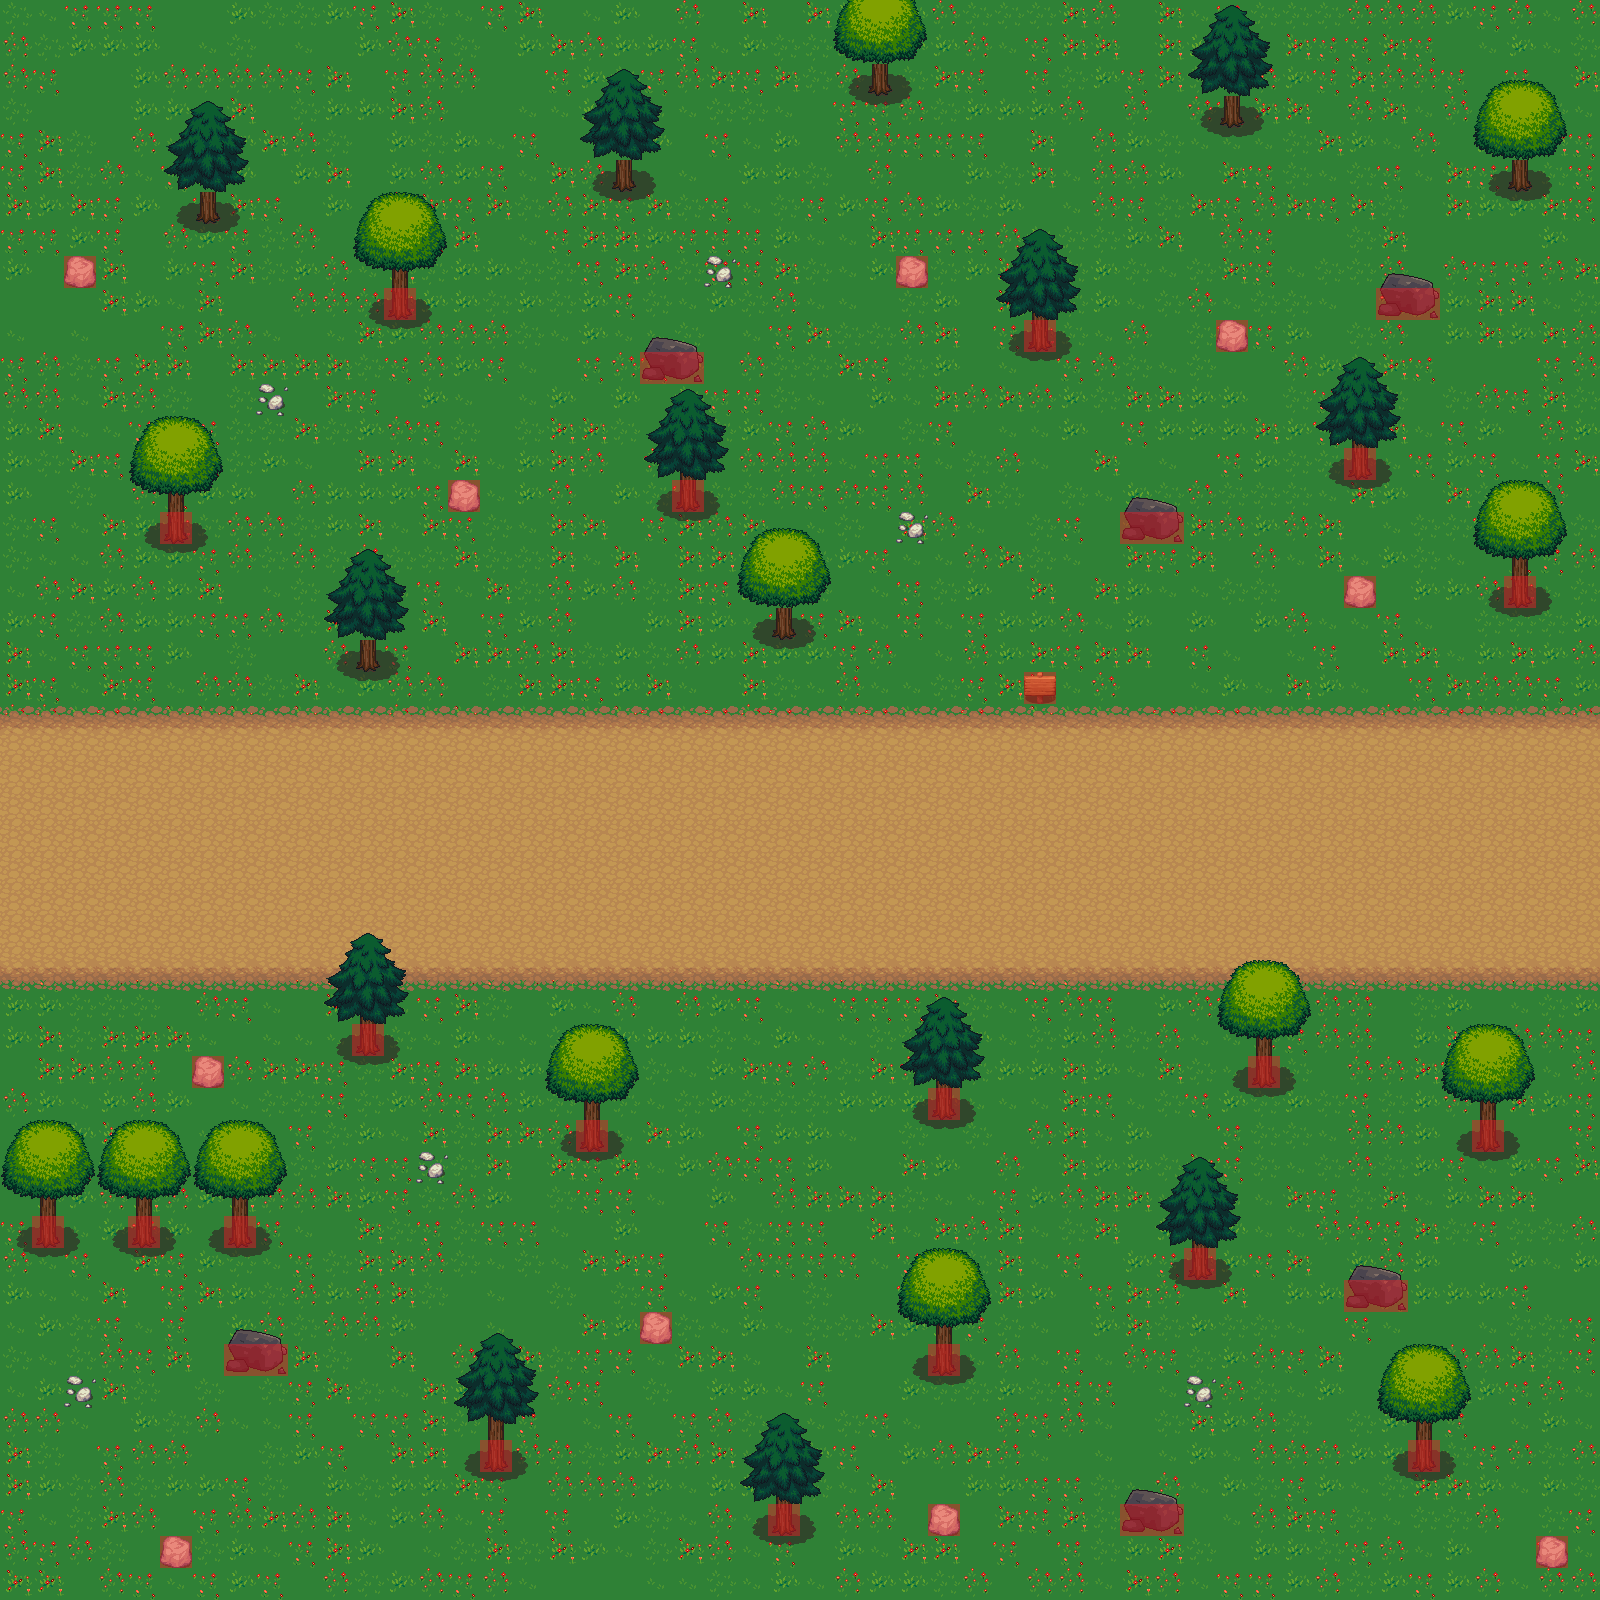

A level layout from a 2D game, rendered from its tile map. Below: a short description, then the map file with tile-grid data replaced by summaries:
An orthogonal 50x50 tile map with 32x32 px tiles, 6 tile layers (grass, path, decors, base_trees, ...), 4 tilesets and 1 object.

<map version="1.0" orientation="orthogonal" renderorder="right-down" width="50" height="50" tilewidth="32" tileheight="32" nextobjectid="1">
 <tileset firstgid="1" name="terrain" tilewidth="32" tileheight="32" tilecount="1024" columns="32">
  <image source="tilesets/terrain.png" width="1024" height="1024" />
  <terraintypes>
   <terrain name="dirt" tile="-1" />
  </terraintypes>
  <tile id="1" terrain="0,0,0," />
  <tile id="2" terrain="0,0,,0" />
  <tile id="33" terrain="0,,0,0" />
  <tile id="34" terrain=",0,0,0" />
  <tile id="64" terrain=",,,0" />
  <tile id="65" terrain=",,0,0" />
  <tile id="66" terrain=",,0," />
  <tile id="96" terrain=",0,,0" />
  <tile id="97" terrain="0,0,0,0" />
  <tile id="98" terrain="0,,0," />
  <tile id="128" terrain=",0,," />
  <tile id="129" terrain="0,0,," />
  <tile id="130" terrain="0,,," />
 </tileset>
 <tileset firstgid="1025" name="terrain_atlas" tilewidth="32" tileheight="32" tilecount="1024" columns="32">
  <image source="tilesets/terrain_atlas.png" width="1024" height="1024" />
 </tileset>
 <tileset firstgid="2049" name="colliders" tilewidth="32" tileheight="32" tilecount="432" columns="27">
  <image source="tilesets/colliders.png" width="864" height="540" />
  <tile id="28">
   <objectgroup draworder="index">
    <object id="1" x="0" y="-0.0625" width="31.9375" height="31.9375" />
   </objectgroup>
  </tile>
 </tileset>
 <tileset firstgid="2481" name="RPG_Maker_VX_RTP_Tileset_by_telles0808" tilewidth="32" tileheight="32" tilecount="2016" columns="32">
  <image source="tilesets/RPG_Maker_VX_RTP_Tileset_by_telles0808.png" width="1024" height="2016" />
 </tileset>
 <layer name="grass" width="50" height="50">
  <data>[2500 cells, 2500 non-empty, 7 distinct tile ids]</data>
 </layer>
 <layer name="path" width="50" height="50">
  <data>[2500 cells, 487 non-empty, 6 distinct tile ids]</data>
 </layer>
 <layer name="decors" width="50" height="50">
  <data>[2500 cells, 41 non-empty, 7 distinct tile ids]</data>
 </layer>
 <layer name="base_trees" width="50" height="50">
  <data>[2500 cells, 235 non-empty, 25 distinct tile ids]</data>
 </layer>
 <layer name="top_trees" width="50" height="50">
  <data>[2500 cells, 174 non-empty, 30 distinct tile ids]</data>
 </layer>
 <layer name="collisions" width="50" height="50" opacity="0.47">
  <data>[2500 cells, 42 non-empty, 1 distinct tile ids]</data>
 </layer>
</map>
